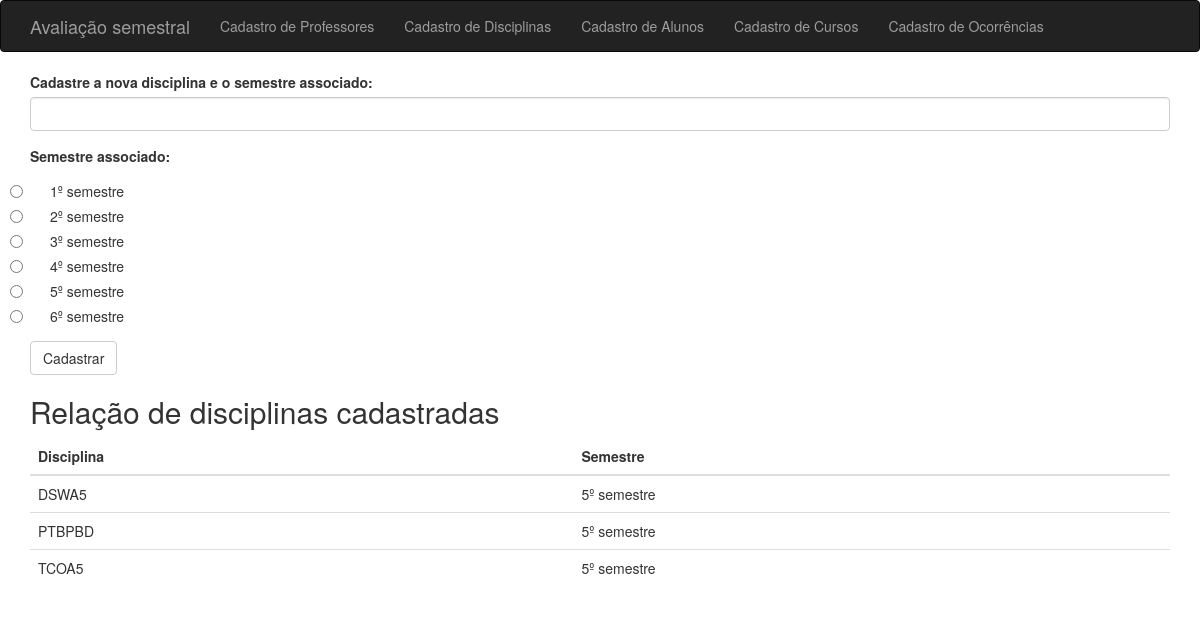
Page /disciplinas on the earlier database version.
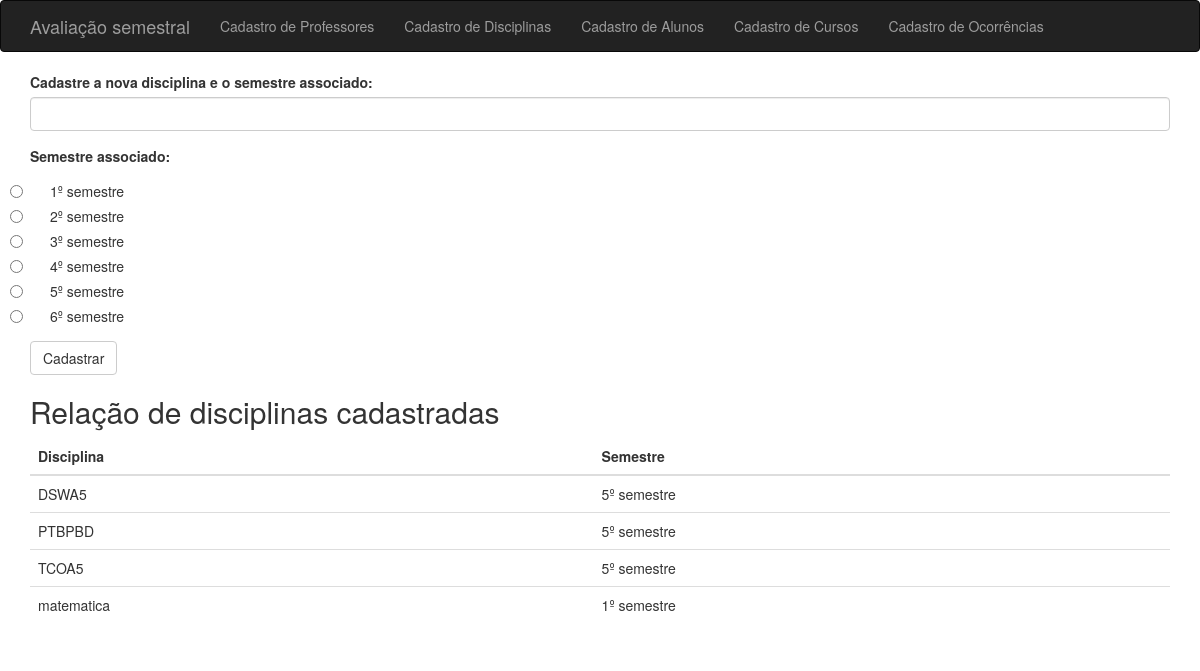
Same page on the later database version.
### hello.py (models this page shows)
class Role(db.Model):
    __tablename__ = 'roles'
    id = db.Column(db.Integer, primary_key=True)
    name = db.Column(db.String(64), unique=True)
    semester = db.Column(db.String(64))
    users = db.relationship('User', backref='role', lazy='dynamic')
    students = db.relationship('Student', backref='role', lazy='dynamic')
    def __repr__(self):
        return '<Role %r>' % self.name

### hello.py (the view, shortened to what this page needs)
@app.route('/disciplinas', methods=['GET', 'POST'])
def disciplinas():
    form = DisciplineForm()
    discipline_all = Role.query.all();
    print(discipline_all, flush=True);
    return render_template('disciplinas.html', form=form, name=session.get('name'),
                           known=session.get('known', False),
                           discipline_all=discipline_all);

### hello.py
class DisciplineForm(FlaskForm):
    name = StringField('Cadastre a nova disciplina e o semestre associado:', validators=[DataRequired()])
    semester = RadioField('Semestre associado:', choices=[('1º semestre'), ('2º semestre'), ('3º semestre'), ('4º semestre'), ('5º semestre'), ('6º semestre')])
    submit = SubmitField('Cadastrar')

### templates/disciplinas.html (shortened to what this page needs)
{% extends "base.html" %}
{% import "bootstrap/wtf.html" as wtf %}
{% block page_content %}
{{ wtf.quick_form(form) }}
<h2>Relação de disciplinas cadastradas</h2>
<table class="table">
    <thead>
        <tr>
            <th>Disciplina</th>
            <th>Semestre</th>
        </tr>
    </thead>
    <tbody>
        {% for key in discipline_all %}
        <tr>
            <td>{{ key.name }}</td>
            <td>{{ key.semester }}</td>
        </tr>
        {% endfor %}
    </tbody>
</table>
{% endblock %}

### templates/base.html (shortened to what this page needs)
{% extends "bootstrap/base.html" %}
{% block head %}
{{ super() }}
{% endblock %}
{% block navbar %}
<div class="navbar navbar-inverse" role="navigation">
    <div class="container">
        <div class="navbar-header">
            <a class="navbar-brand" href="/">Avaliação semestral</a>
        </div>
        <div class="navbar-collapse collapse">
            <ul class="nav navbar-nav">
                <li><a href="/professores">Cadastro de Professores</a></li>
                <li><a href="/disciplinas">Cadastro de Disciplinas</a></li>
                <li><a href="/alunos">Cadastro de Alunos</a></li>
                <li><a href="/cursos">Cadastro de Cursos</a></li>
                <li><a href="/ocorrencias">Cadastro de Ocorrências</a></li>
            </ul>
        </div>
    </div>
</div>
{% endblock %}
{% block content %}
<div class="container">
    {% block page_content %}{% endblock %}
</div>
{% endblock %}

Differences in the rows shown:
added Role: name "matematica", semester "1º semestre"
